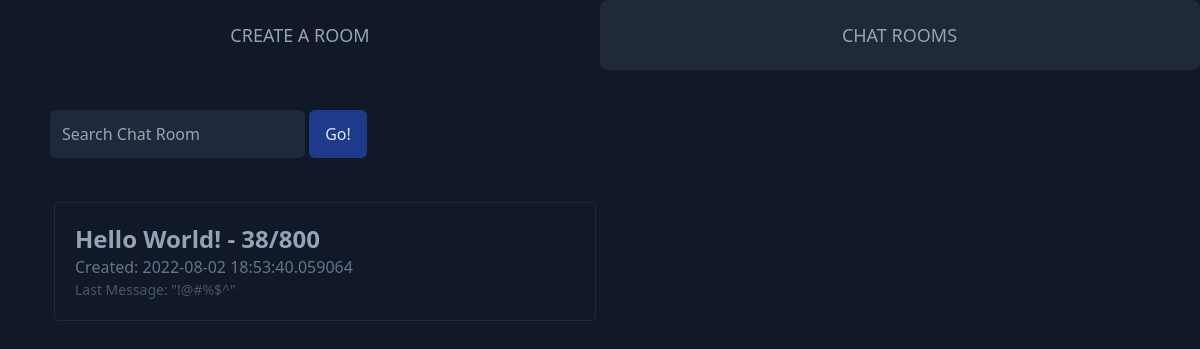
Before: / with the older database file.
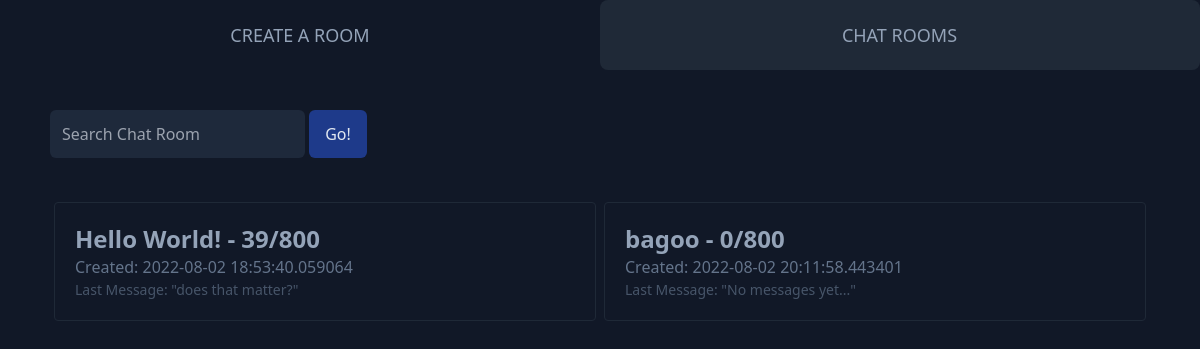
After: the same page with the newer database file.
### app.py (models this page shows, shortened)
class Rooms(db.Model):
    RID = db.Column(db.Integer, primary_key=True)
    name = db.Column(db.String(100), unique=True, nullable=False)
    visibility = db.Column(db.String(20), nullable=False)
    date = db.Column(db.DateTime, nullable=False, default=datetime.utcnow)
    messages = db.Column(db.Integer)

class Logs(db.Model):
    MID = db.Column(db.Integer, primary_key=True)
    RID = db.Column(db.Integer, nullable=False)
    message = db.Column(db.String(1000), nullable=False)

### app.py (the view)
@app.route('/', methods=['GET', 'POST'])
def index():
    public_room = Rooms.query.filter_by(visibility = "public").all()
    lm = Logs.query.all()
    return render_template('listrooms.html',rooms = public_room, LastMessage = getLastMessage)

### app.py (called while the page is built)
def getLastMessage(RID):
    LastMessage = Logs.query.filter_by(RID=RID).order_by(Logs.MID.desc()).first()
    if LastMessage:
        return LastMessage.message
    return "No messages yet..."

### templates/listrooms.html
{% extends 'layouts/layout_land.html' %}
{% block content %}
    <div class = "div2">
        <div class = "flex justify-start flex-wrap py-10">
        <form>
            <input type = "text" placeholder = "Search Chat Room" class = "bg-slate-800 rounded-md p-3 text-slate-400 font-light focus:outline-none ml-[50px]">
            <input type = "submit" value = "Go!" class = "bg-blue-900 rounded-md text-slate-200 p-4 py-3">
        </form>
        </div>
        <div class = "flex flex-wrap mx-[50px]">
      {% if rooms|length < 1 %}
        <h4 class = "text-center text-slate-400">No active rooms found!</h4>
      {% else %}
            {% for room in rooms %}
            <div class = "border border-gray-800 w-[calc(50%-8px)] m-1 rounded p-5 overflow-hidden hover:bg-gray-800 transition">
                <a href = {{url_for('roomview', RID = room.RID, name = room.name)}}>
                    <h2 class = "text-slate-400 text-2xl cursor-pointer font-semibold truncate hover:underline">
                        {{room.name}} - {{room.messages}}/800
                    </h2>
                </a>
                <p class = "text-slate-500">Created: {{room.date}}</p>
                <p class = "text-slate-600 text-[14px] font-normal truncate">Last Message: "{{LastMessage(room.RID)}}"</p>
            </div>
            {% endfor %}
        </div>
      {% endif %}
    </div>
{% endblock %}

### templates/layouts/layout_land.html (shortened to what this page needs)
<!DOCTYPE html>
<html lang="en">
<head>
    <link rel="stylesheet" href="{{url_for('static',filename='dist/css/output.css')}}">
</head>
<body class = "bg-gray-900">
    <div class = "flex flex-wrap w-full">
        <a href="/createroom" class = "bg-inherit w-6/12 rounded-lg text-center text-slate-400 text-lg py-5 font-extralight border border-transparent">
            CREATE A ROOM
        </a>
        <a href="/" class = "bg-gray-800 w-6/12 rounded-lg text-center border-l-0 text-slate-400 text-lg py-5 font-extralight border border-transparent">
            CHAT ROOMS
        </a>
    </div>
    {% block content %}
    {% endblock %}
</body>
</html>

Changed rows visible on the page:
no longer on this page (row unchanged): Logs: message "!@#%$^"
changed Rooms "Hello World!": messages "38" → "39"
added Logs: message "does that matter?"
added Rooms: name "bagoo", messages "0", date "2022-08-02 20:11:58.443401", LastMessage "No messages yet..."
